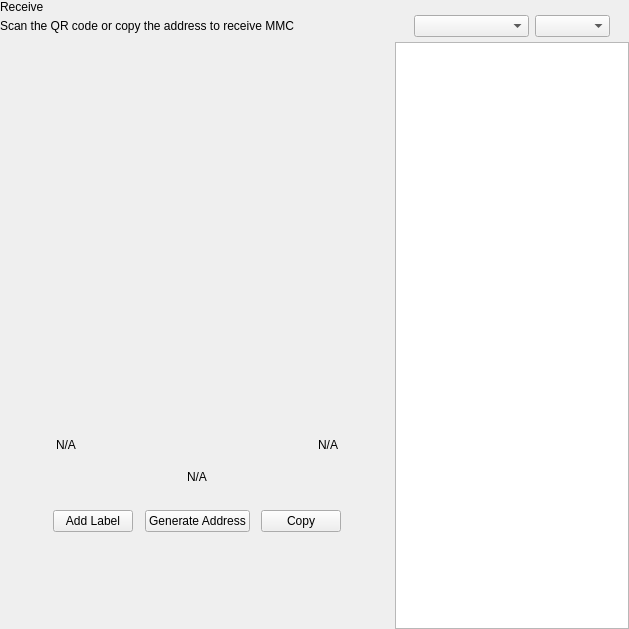
<?xml version="1.0" encoding="UTF-8"?>
<ui version="4.0">
 <class>ReceiveWidget</class>
 <widget class="QWidget" name="ReceiveWidget">
  <property name="geometry">
   <rect>
    <x>0</x>
    <y>0</y>
    <width>629</width>
    <height>629</height>
   </rect>
  </property>
  <property name="minimumSize">
   <size>
    <width>0</width>
    <height>0</height>
   </size>
  </property>
  <property name="windowTitle">
   <string>Form</string>
  </property>
  <layout class="QHBoxLayout" name="horizontalLayout_2" stretch="2,1">
   <property name="spacing">
    <number>0</number>
   </property>
   <property name="leftMargin">
    <number>0</number>
   </property>
   <property name="topMargin">
    <number>0</number>
   </property>
   <property name="rightMargin">
    <number>0</number>
   </property>
   <property name="bottomMargin">
    <number>0</number>
   </property>
   <item>
    <widget class="QWidget" name="left" native="true">
     <layout class="QVBoxLayout" name="verticalLayout_3">
      <property name="leftMargin">
       <number>0</number>
      </property>
      <property name="topMargin">
       <number>0</number>
      </property>
      <property name="rightMargin">
       <number>0</number>
      </property>
      <property name="bottomMargin">
       <number>0</number>
      </property>
      <item>
       <layout class="QVBoxLayout" name="verticalLayout_2">
        <property name="spacing">
         <number>0</number>
        </property>
        <property name="leftMargin">
         <number>0</number>
        </property>
        <item>
         <layout class="QHBoxLayout" name="horizontalLayout_3">
          <property name="spacing">
           <number>0</number>
          </property>
          <item>
           <layout class="QVBoxLayout" name="verticalLayout_4">
            <property name="spacing">
             <number>5</number>
            </property>
            <item>
             <widget class="QLabel" name="labelTitle">
              <property name="text">
               <string>Receive</string>
              </property>
             </widget>
            </item>
            <item alignment="Qt::AlignTop">
             <widget class="QLabel" name="labelSubtitle1">
              <property name="text">
               <string>Scan the QR code or copy the address to receive MMC</string>
              </property>
             </widget>
            </item>
           </layout>
          </item>
          <item>
           <spacer name="horizontalSpacer">
            <property name="orientation">
             <enum>Qt::Horizontal</enum>
            </property>
            <property name="sizeHint" stdset="0">
             <size>
              <width>40</width>
              <height>20</height>
             </size>
            </property>
           </spacer>
          </item>
         </layout>
        </item>
        <item>
         <spacer name="verticalSpacer_2">
          <property name="orientation">
           <enum>Qt::Vertical</enum>
          </property>
          <property name="sizeType">
           <enum>QSizePolicy::Expanding</enum>
          </property>
          <property name="sizeHint" stdset="0">
           <size>
            <width>20</width>
            <height>50</height>
           </size>
          </property>
         </spacer>
        </item>
        <item alignment="Qt::AlignHCenter">
         <widget class="QWidget" name="layoutQR" native="true">
          <property name="maximumSize">
           <size>
            <width>510</width>
            <height>16777215</height>
           </size>
          </property>
          <layout class="QVBoxLayout" name="verticalLayoutQr">
           <item>
            <spacer name="verticalSpacer11">
             <property name="orientation">
              <enum>Qt::Vertical</enum>
             </property>
             <property name="sizeType">
              <enum>QSizePolicy::Fixed</enum>
             </property>
             <property name="sizeHint" stdset="0">
              <size>
               <width>20</width>
               <height>20</height>
              </size>
             </property>
            </spacer>
           </item>
           <item alignment="Qt::AlignHCenter">
            <widget class="QLabel" name="labelQrImg">
             <property name="minimumSize">
              <size>
               <width>260</width>
               <height>260</height>
              </size>
             </property>
             <property name="maximumSize">
              <size>
               <width>260</width>
               <height>260</height>
              </size>
             </property>
             <property name="text">
              <string/>
             </property>
             <property name="alignment">
              <set>Qt::AlignCenter</set>
             </property>
            </widget>
           </item>
           <item>
            <spacer name="verticalSpacer_21">
             <property name="orientation">
              <enum>Qt::Vertical</enum>
             </property>
             <property name="sizeType">
              <enum>QSizePolicy::Fixed</enum>
             </property>
             <property name="sizeHint" stdset="0">
              <size>
               <width>20</width>
               <height>30</height>
              </size>
             </property>
            </spacer>
           </item>
           <item>
            <widget class="QWidget" name="widget" native="true">
             <property name="minimumSize">
              <size>
               <width>0</width>
               <height>0</height>
              </size>
             </property>
             <layout class="QHBoxLayout" name="horizontalLayout_5">
              <item>
               <widget class="QLabel" name="labelLabel">
                <property name="text">
                 <string notr="true">N/A</string>
                </property>
               </widget>
              </item>
              <item>
               <spacer name="horizontalSpacer_2">
                <property name="orientation">
                 <enum>Qt::Horizontal</enum>
                </property>
                <property name="sizeHint" stdset="0">
                 <size>
                  <width>141</width>
                  <height>20</height>
                 </size>
                </property>
               </spacer>
              </item>
              <item>
               <widget class="QLabel" name="labelDate">
                <property name="text">
                 <string notr="true">N/A</string>
                </property>
                <property name="alignment">
                 <set>Qt::AlignRight|Qt::AlignTrailing|Qt::AlignVCenter</set>
                </property>
               </widget>
              </item>
             </layout>
            </widget>
           </item>
           <item>
            <widget class="QLabel" name="labelAddress">
             <property name="sizePolicy">
              <sizepolicy hsizetype="Expanding" vsizetype="Preferred">
               <horstretch>0</horstretch>
               <verstretch>0</verstretch>
              </sizepolicy>
             </property>
             <property name="minimumSize">
              <size>
               <width>300</width>
               <height>0</height>
              </size>
             </property>
             <property name="text">
              <string notr="true">N/A</string>
             </property>
             <property name="alignment">
              <set>Qt::AlignCenter</set>
             </property>
            </widget>
           </item>
           <item>
            <spacer name="verticalSpacer_4">
             <property name="orientation">
              <enum>Qt::Vertical</enum>
             </property>
             <property name="sizeType">
              <enum>QSizePolicy::Fixed</enum>
             </property>
             <property name="sizeHint" stdset="0">
              <size>
               <width>20</width>
               <height>20</height>
              </size>
             </property>
            </spacer>
           </item>
           <item>
            <layout class="QHBoxLayout" name="horizontalLayout_4">
             <item alignment="Qt::AlignHCenter">
              <widget class="QPushButton" name="pushButtonLabel">
               <property name="focusPolicy">
                <enum>Qt::NoFocus</enum>
               </property>
               <property name="text">
                <string>Add Label</string>
               </property>
              </widget>
             </item>
             <item alignment="Qt::AlignHCenter">
              <widget class="QPushButton" name="pushButtonNewAddress">
               <property name="focusPolicy">
                <enum>Qt::NoFocus</enum>
               </property>
               <property name="text">
                <string>Generate Address</string>
               </property>
              </widget>
             </item>
             <item alignment="Qt::AlignHCenter">
              <widget class="QPushButton" name="pushButtonCopy">
               <property name="focusPolicy">
                <enum>Qt::NoFocus</enum>
               </property>
               <property name="text">
                <string>Copy</string>
               </property>
              </widget>
             </item>
            </layout>
           </item>
           <item>
            <spacer name="verticalSpacer_3">
             <property name="orientation">
              <enum>Qt::Vertical</enum>
             </property>
             <property name="sizeType">
              <enum>QSizePolicy::Expanding</enum>
             </property>
             <property name="sizeHint" stdset="0">
              <size>
               <width>20</width>
               <height>20</height>
              </size>
             </property>
            </spacer>
           </item>
          </layout>
         </widget>
        </item>
        <item>
         <spacer name="verticalSpacer">
          <property name="orientation">
           <enum>Qt::Vertical</enum>
          </property>
          <property name="sizeHint" stdset="0">
           <size>
            <width>20</width>
            <height>40</height>
           </size>
          </property>
         </spacer>
        </item>
       </layout>
      </item>
     </layout>
    </widget>
   </item>
   <item>
    <widget class="QWidget" name="right" native="true">
     <layout class="QVBoxLayout" name="verticalLayout_5">
      <property name="spacing">
       <number>0</number>
      </property>
      <property name="leftMargin">
       <number>1</number>
      </property>
      <property name="topMargin">
       <number>0</number>
      </property>
      <property name="rightMargin">
       <number>0</number>
      </property>
      <property name="bottomMargin">
       <number>0</number>
      </property>
      <item>
       <layout class="QVBoxLayout" name="container_right">
        <property name="spacing">
         <number>0</number>
        </property>
        <property name="leftMargin">
         <number>0</number>
        </property>
        <property name="rightMargin">
         <number>0</number>
        </property>
        <item>
         <layout class="QVBoxLayout" name="verticalLayout">
          <property name="spacing">
           <number>6</number>
          </property>
          <property name="leftMargin">
           <number>19</number>
          </property>
          <property name="rightMargin">
           <number>19</number>
          </property>
          <item>
           <widget class="OptionButton" name="btnRequest" native="true"/>
          </item>
          <item>
           <widget class="OptionButton" name="btnMyAddresses" native="true">
            <property name="sizePolicy">
             <sizepolicy hsizetype="Preferred" vsizetype="Minimum">
              <horstretch>0</horstretch>
              <verstretch>0</verstretch>
             </sizepolicy>
            </property>
           </widget>
          </item>
         </layout>
        </item>
        <item>
         <widget class="QWidget" name="sortWidget" native="true">
          <layout class="QHBoxLayout" name="horizontalLayout_6">
           <property name="leftMargin">
            <number>19</number>
           </property>
           <property name="rightMargin">
            <number>19</number>
           </property>
           <property name="bottomMargin">
            <number>5</number>
           </property>
           <item>
            <spacer name="horizontalSpacer_3">
             <property name="orientation">
              <enum>Qt::Horizontal</enum>
             </property>
             <property name="sizeHint" stdset="0">
              <size>
               <width>40</width>
               <height>20</height>
              </size>
             </property>
            </spacer>
           </item>
           <item>
            <widget class="QComboBox" name="comboBoxSort">
             <property name="sizePolicy">
              <sizepolicy hsizetype="Preferred" vsizetype="Fixed">
               <horstretch>0</horstretch>
               <verstretch>0</verstretch>
              </sizepolicy>
             </property>
             <property name="minimumSize">
              <size>
               <width>115</width>
               <height>0</height>
              </size>
             </property>
            </widget>
           </item>
           <item>
            <widget class="QComboBox" name="comboBoxSortOrder">
             <property name="sizePolicy">
              <sizepolicy hsizetype="Preferred" vsizetype="Fixed">
               <horstretch>0</horstretch>
               <verstretch>0</verstretch>
              </sizepolicy>
             </property>
             <property name="minimumSize">
              <size>
               <width>75</width>
               <height>0</height>
              </size>
             </property>
            </widget>
           </item>
          </layout>
         </widget>
        </item>
        <item>
         <widget class="QListView" name="listViewAddress"/>
        </item>
       </layout>
      </item>
     </layout>
    </widget>
   </item>
  </layout>
 </widget>
 <customwidgets>
  <customwidget>
   <class>OptionButton</class>
   <extends>QWidget</extends>
   <header>qt/pivx/optionbutton.h</header>
   <container>1</container>
  </customwidget>
 </customwidgets>
 <resources/>
 <connections/>
</ui>
